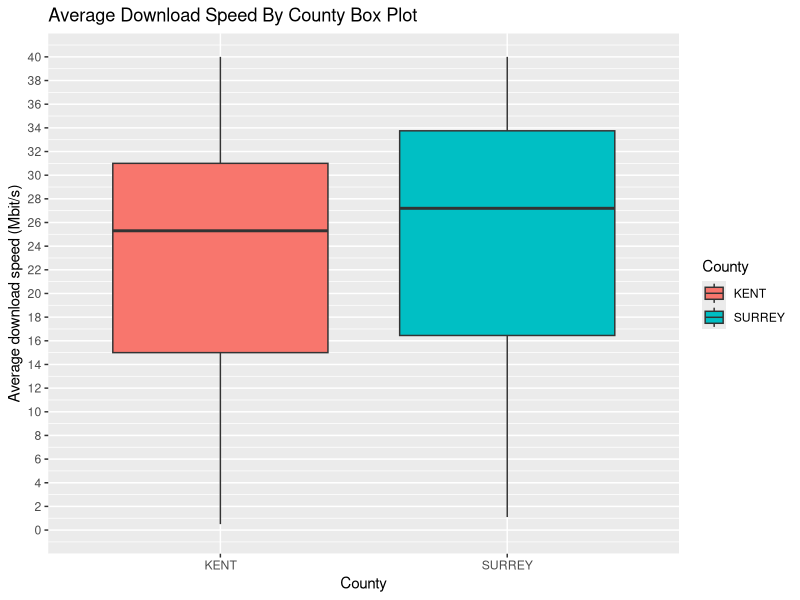
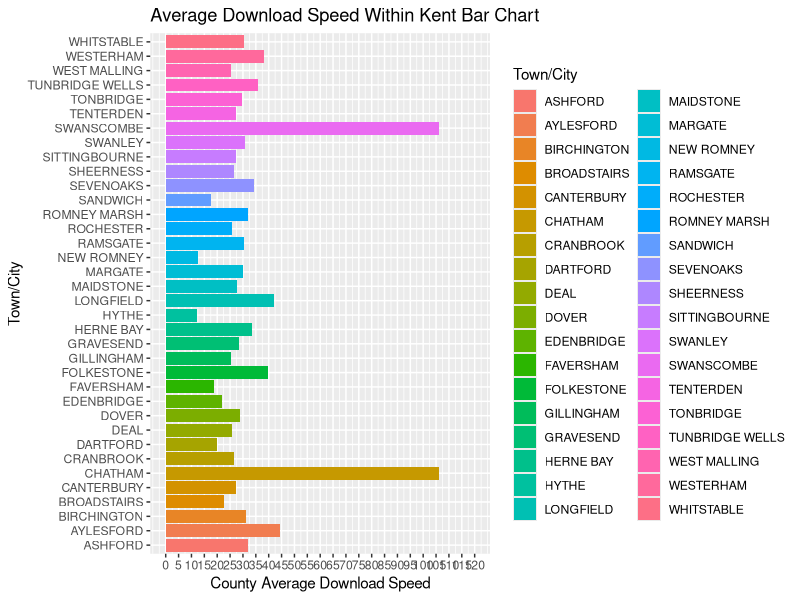
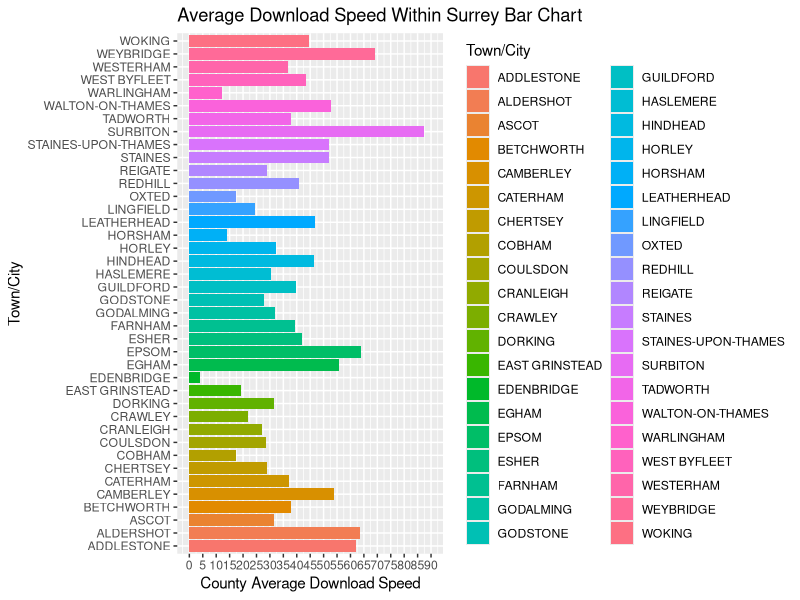

Write the R code that produced these figures, in order.
library(tidyverse)
library(dplyr)
library(lubridate)
library(ggplot2)

setwd("C:/Users/aasis/Desktop/DataScience-Assignment")


#importing the cleaned broadband speed
cleaned_broadband_speed= read_csv('Clean-data/Cleaned Broadband Speed Dataset.csv')

#----------- Broadband Speed Box plot-----------#

#creating box plot to visualize average download speed in Kent and Surrey
cleaned_broadband_speed %>% 
  group_by(County) %>% #grouping by county since we are comparing counties only
  ggplot(aes(x = County, y = `Average download speed (Mbit/s)`, fill=County)) + #setting x-axis and y-axis values
  scale_y_continuous(limits=c(0,40), breaks = seq(0,40,2))+ #setting limits and breaks
  geom_boxplot() + #specifying the type of plot we need
  labs(title="Average Download Speed By County Box Plot") #setting label for the chart  


#-----------------Avg download speed in kent---------------#
#creating bar chart to visualize average download speed in Kent
cleaned_broadband_speed %>% 
  filter(County== "KENT") %>% 
  group_by(`Town/City`) %>% #grouping by county since we are comparing counties only
  summarise(`County Average Download Speed`= mean(`Average download speed (Mbit/s)`)) %>% 
  ggplot(aes(x = `Town/City`, y = `County Average Download Speed`, fill=`Town/City`)) + #setting x-axis and y-axis values
  scale_y_continuous(limits=c(0,120), breaks = seq(0,120,5))+ #setting limits and breaks
  geom_bar(stat = "identity") + #specifying the type of plot we need 
  labs(title="Average Download Speed Within Kent Bar Chart") + #setting label for the chart  
  coord_flip()


#-----------------Avg download speed in surrey---------------#
#creating bar chart to visualize average download speed in Surrey
cleaned_broadband_speed %>% 
  filter(County== "SURREY") %>% 
  group_by(`Town/City`) %>% #grouping by county since we are comparing counties only
  summarise(`County Average Download Speed`= mean(`Average download speed (Mbit/s)`)) %>% 
  ggplot(aes(x = `Town/City`, y = `County Average Download Speed`, fill=`Town/City`)) + #setting x-axis and y-axis values
  scale_y_continuous(limits=c(0,90), breaks = seq(0,90,5))+ #setting limits and breaks
  geom_bar(stat = "identity") + #specifying the type of plot we need 
  labs(title="Average Download Speed Within Surrey Bar Chart") + #setting label for the chart  
  coord_flip()
